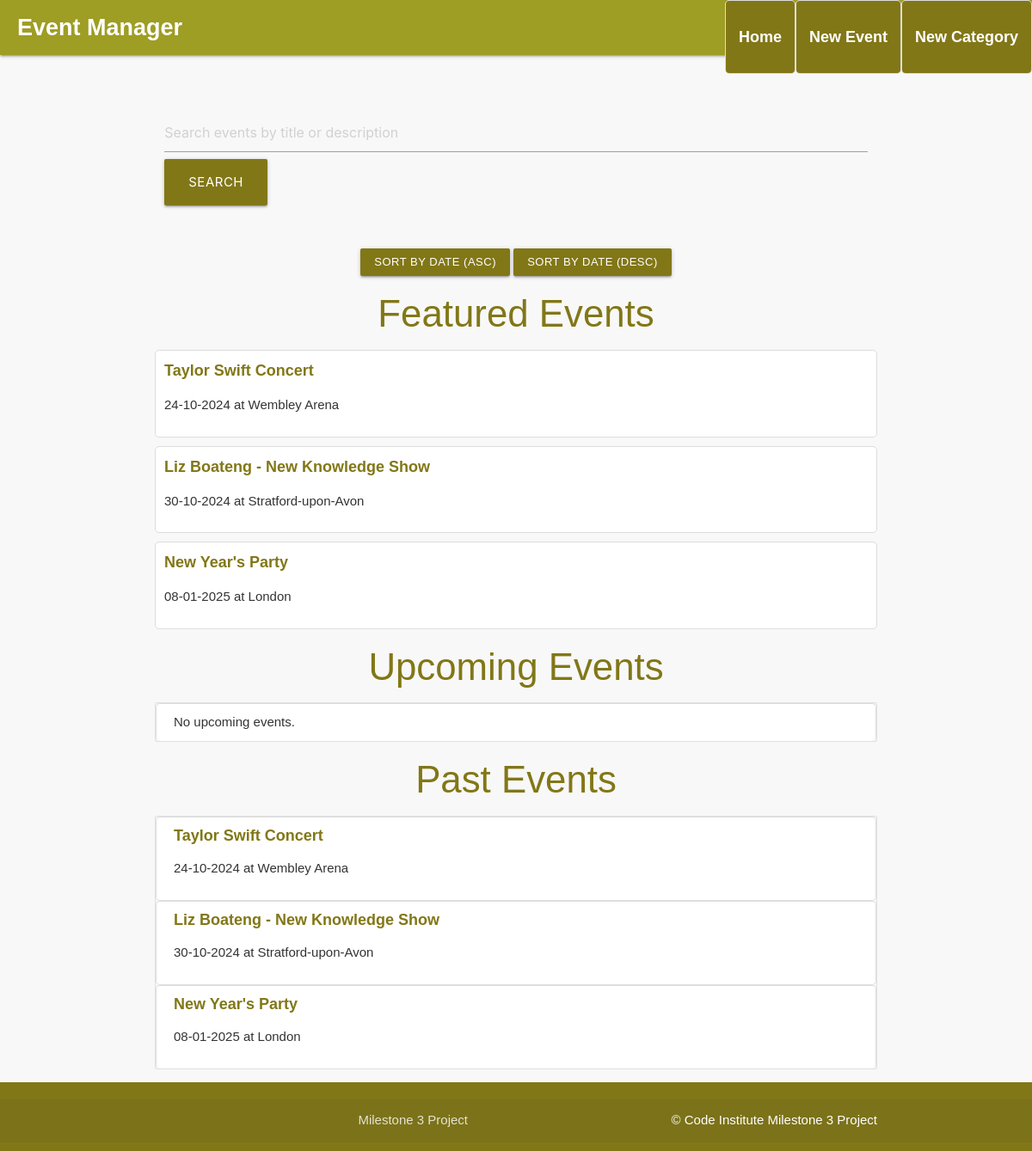
Before: / with the older database file.
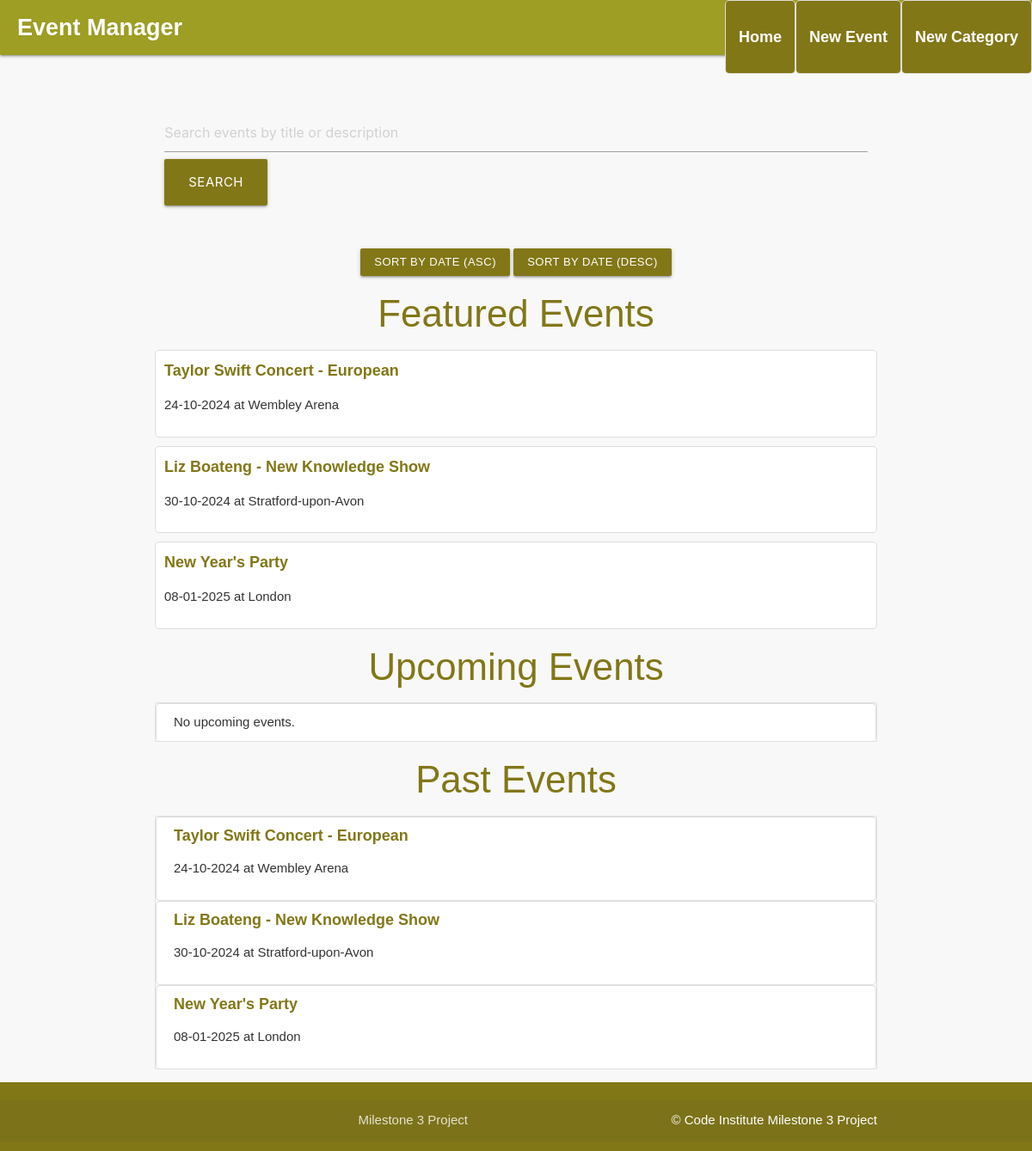
After: the same page with the newer database file.
### eventmanager/models.py (models this page shows, shortened)
class Event(db.Model):
    id = db.Column(db.Integer, primary_key=True)
    title = db.Column(db.String(100), unique=True, nullable=False)
    description = db.Column(db.Text, nullable=False)
    date = db.Column(db.DateTime, nullable=False)
    location = db.Column(db.String(200), nullable=False)
    created_at = db.Column(db.DateTime, default=db.func.now(), nullable=False)
    featured = db.Column(db.Boolean, default=False)
    category_id = db.Column(db.Integer, db.ForeignKey('category.id'), nullable=True)
    image_file = db.Column(db.String(120), nullable=True)  # Ensure this line is included

### eventmanager/routes.py (the view)
@app.route("/")
def home():
    sort_by = request.args.get("sort_by", "date")  # Default sort by date
    order = request.args.get("order", "asc")  # Default order ascending
    now = datetime.now()
    featured_events = Event.query.filter_by(featured=True).order_by(Event.date.asc()).all()
    if sort_by == "date":
        if order == "asc":
            upcoming_events = Event.query.filter(Event.date >= now).order_by(Event.date.asc()).all()
            past_events = Event.query.filter(Event.date < now).order_by(Event.date.asc()).all()
        else:
            upcoming_events = Event.query.filter(Event.date >= now).order_by(Event.date.desc()).all()
            past_events = Event.query.filter(Event.date < now).order_by(Event.date.desc()).all()
    return render_template("events.html", upcoming_events=upcoming_events, past_events=past_events, featured_events=featured_events)

### eventmanager/__init__.py (called while the page is built, shortened)
@app.template_filter('dateformat')
def dateformat(value, format='%d-%m-%Y'):
    if value is None:
        return ""
    return value.strftime(format)

### eventmanager/templates/events.html (shortened to what this page needs)
{% extends "base.html" %}
{% block content %}
    <form method="POST" action="{{ url_for('search') }}" class="row">
        <div class="input-field col s12">
            <input type="text" name="search_term" placeholder="Search events by title or description" required/>
            <button type="submit" class="btn-large lime darken-4">Search</button>
        </div>
    </form>
    <div class="row center-align">
        <a href="{{ url_for('home', sort_by='date', order='asc') }}" class="btn-small lime darken-4">Sort by Date (Asc)</a>
        <a href="{{ url_for('home', sort_by='date', order='desc') }}" class="btn-small lime darken-4">Sort by Date (Desc)</a>
    </div>
    <h3 class="center-align lime-text text-darken-4">Featured Events</h3>
    <ul>
        {% if featured_events %}
            {% for event in featured_events %}
                <li>
                    <a href="{{ url_for('event_detail', event_id=event.id) }}">{{ event.title }}</a>
                    <p>{{ event.date|dateformat }} at {{ event.location }}</p>
                </li>
            {% endfor %}
        {% else %}
            <li>No featured events.</li>
        {% endif %}
    </ul>
    <h3 class="center-align lime-text text-darken-4">Upcoming Events</h3>
    <ul class="collection">
        {% if upcoming_events %}
            {% for event in upcoming_events %}
                <li class="collection-item">
                    <a href="{{ url_for('event_detail', event_id=event.id) }}" class="lime-text text-darken-4">{{ event.title }}</a>
                    <p>{{ event.date|dateformat }} at {{ event.location }}</p>
                    <a href="{{ url_for('edit_event', event_id=event.id) }}" class="btn-small lime darken-4">Edit</a>
                    <a href="{{ url_for('delete_event', event_id=event.id) }}" class="btn-small pink darken-4" onclick="return confirm('Are you sure you want to delete this event?');">Delete</a>
                </li>
            {% endfor %}
        {% else %}
            <li class="collection-item">No upcoming events.</li>
        {% endif %}
    </ul>
    <h3 class="center-align lime-text text-darken-4">Past Events</h3>
    <ul class="collection">
        {% if past_events %}
            {% for event in past_events %}
                <li class="collection-item">
                    <a href="{{ url_for('event_detail', event_id=event.id) }}" class="lime-text text-darken-4">{{ event.title }}</a>
                    <p>{{ event.date|dateformat }} at {{ event.location }}</p>
                </li>
            {% endfor %}
        {% else %}
            <li class="collection-item">No past events.</li>
        {% endif %}
    </ul>
{% endblock %}

Changed rows visible on the page:
changed Event "Wembley Arena": title "Taylor Swift Concert" → "Taylor Swift Concert - European"
